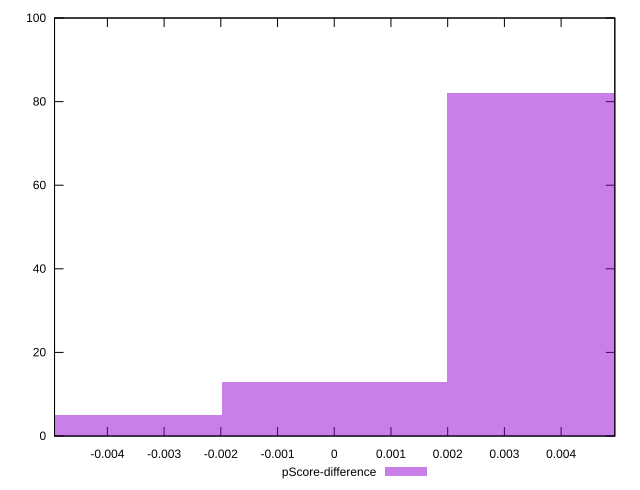

Source code (gnuplot):
reset

$pScoreDifference <<EOF
0 13
0.003975422491401953 82
-0.003975422491401953 5
EOF

set key outside below
set boxwidth 0.003975422491401953
set xrange [-0.004931953682478563:0.0049469903644070445]
set yrange [0:100]
set trange [0:100]
set style fill transparent solid 0.5 noborder
set terminal svg size 640, 490 enhanced background rgb 'white'
set output "reports/report_00031_2021-02-24T23-18-18.084Z/first-cpu-idle/samples/astro/pScore-difference/histogram.svg"

plot $pScoreDifference title "pScore-difference" with boxes

reset
